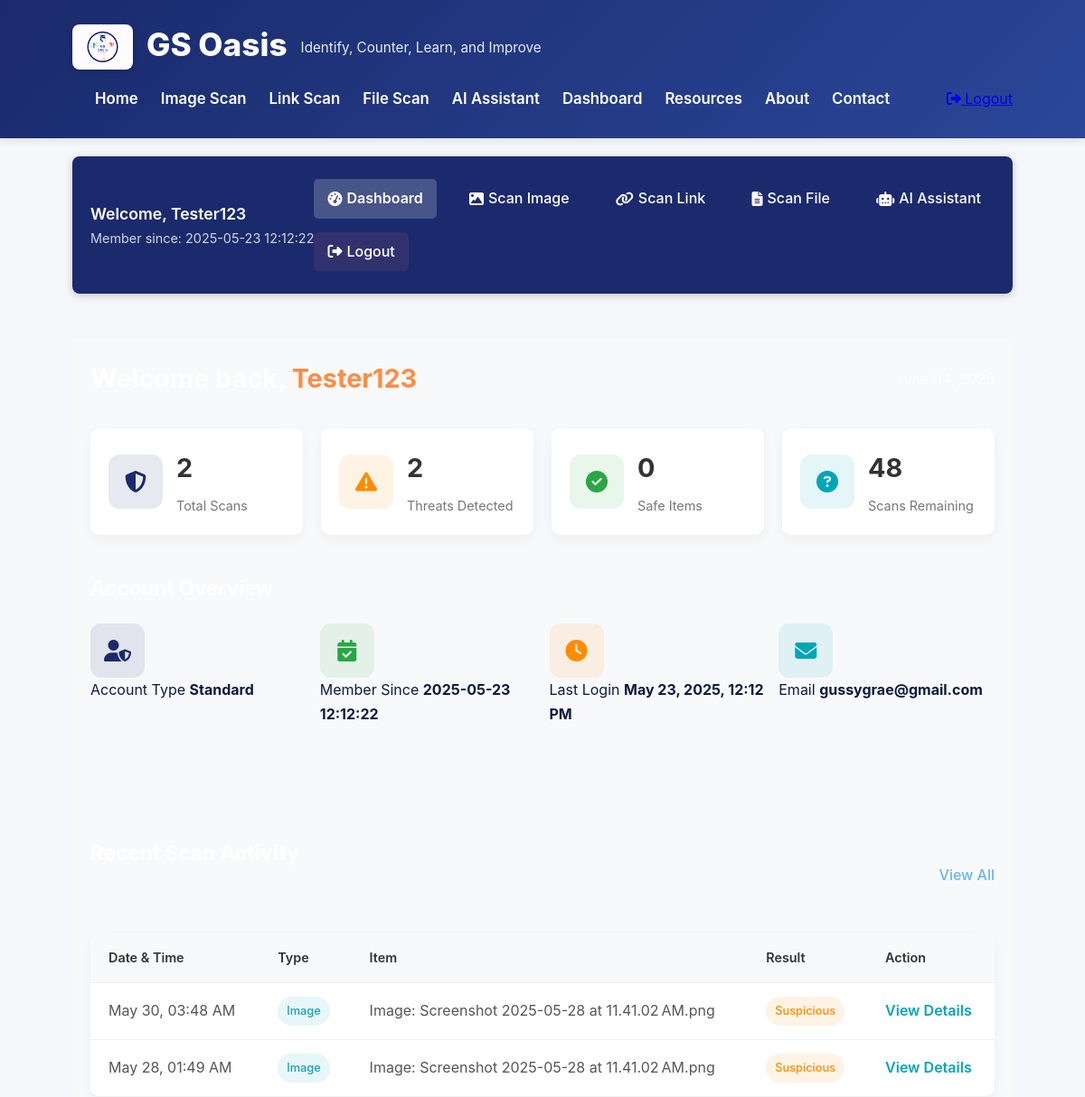
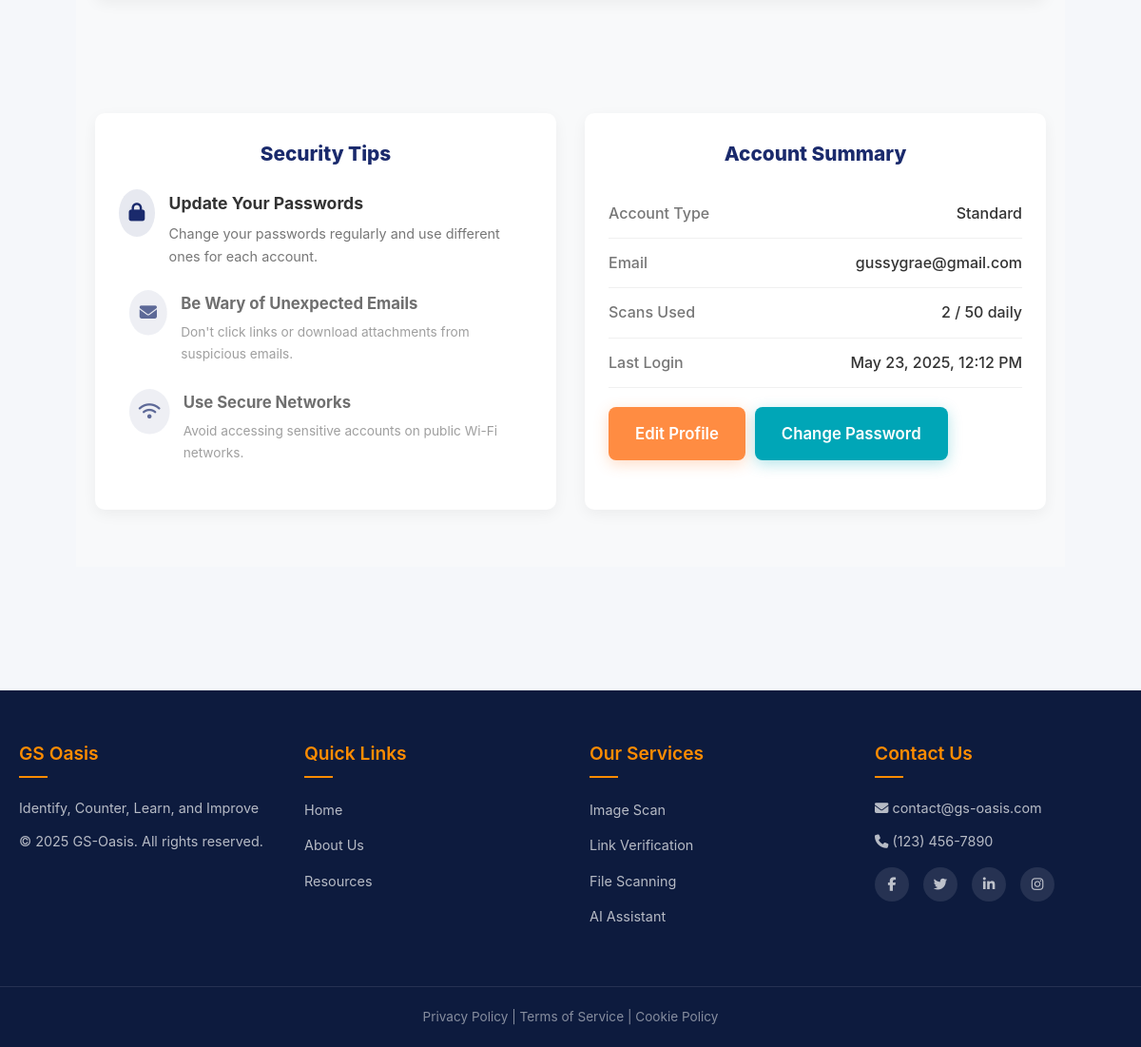
The app's page /dashboard (signed in) with its own data (2 pictures, top to bottom).
### tables this page shows
CREATE TABLE users (
                id INTEGER PRIMARY KEY AUTOINCREMENT,
                username TEXT UNIQUE NOT NULL,
                email TEXT NOT NULL,
                password TEXT NOT NULL
            , created_at TEXT, last_login TEXT, account_type TEXT);

CREATE TABLE scan_history (
                id INTEGER PRIMARY KEY AUTOINCREMENT,
                user_id INTEGER,
                scan_date TEXT DEFAULT CURRENT_TIMESTAMP,
                scan_type TEXT NOT NULL,
                scan_item TEXT NOT NULL,
                result TEXT NOT NULL,
                FOREIGN KEY (user_id) REFERENCES users(id)
            );

### gs-oasis/app.py (the view, shortened to what this page needs)
@app.route('/dashboard')
@login_required
def dashboard():
    username = session.get('username')
    with sqlite3.connect('database.db') as conn:
        cursor = conn.cursor()
        cursor.execute("PRAGMA table_info(users)")
        columns = [col[1] for col in cursor.fetchall()]
        select_fields = ["email"]
        if 'created_at' in columns:
            select_fields.append('created_at')
        if 'last_login' in columns:
            select_fields.append('last_login')
        query = f"SELECT {', '.join(select_fields)} FROM users WHERE username = ?"
        try:
            cursor.execute(query, (username,))
            user_data = cursor.fetchone()
            if user_data:
                email = user_data[0]
                join_date = "N/A"
                last_login = "N/A"
                field_index = 1
                if 'created_at' in columns and len(user_data) > field_index:
                    join_date = user_data[field_index] if user_data[field_index] else "N/A"
                    field_index += 1
                if 'last_login' in columns and len(user_data) > field_index:
                    last_login = user_data[field_index] if user_data[field_index] else "N/A"
            else:
                email = "N/A"
                join_date = "N/A"
                last_login = "N/A"
        except sqlite3.Error as e:
            print(f"Database error: {str(e)}")
            email = "N/A"
            join_date = "N/A"
            last_login = "N/A"
        user_id = session.get('user_id')
        try:
            cursor.execute("SELECT COUNT(*) FROM scan_history WHERE user_id = ?", (user_id,))
            scan_count = cursor.fetchone()[0] or 0
            cursor.execute("SELECT COUNT(*) FROM scan_history WHERE user_id = ? AND result LIKE '%suspicious%' OR result LIKE '%danger%' OR result LIKE '%scam%'", (user_id,))
            threat_count = cursor.fetchone()[0] or 0
            cursor.execute("SELECT COUNT(*) FROM scan_history WHERE user_id = ? AND result LIKE '%safe%'", (user_id,))
            safe_count = cursor.fetchone()[0] or 0
            daily_limit = 50  # Could make this dynamic based on account type
            remaining_scans = daily_limit - scan_count if scan_count < daily_limit else 0
        except sqlite3.Error as e:
            print(f"Error fetching scan statistics: {e}")
            scan_count = 0
            threat_count = 0
            safe_count = 0
            remaining_scans = 50
        if last_login != "N/A":
            try:
                login_time = time.strptime(last_login, "%Y-%m-%d %H:%M:%S")
                today = time.strftime("%Y-%m-%d")
                if time.strftime("%Y-%m-%d", login_time) == today:
                    last_login = "Today, " + time.strftime("%I:%M %p", login_time)
                else:
                    last_login = time.strftime("%b %d, %Y, %I:%M %p", login_time)
            except:
                pass
        current_date = time.strftime("%B %d, %Y")
        recent_activities = []
        try:
            cursor.execute("""
                SELECT scan_date, scan_type, scan_item, result
                FROM scan_history
                WHERE user_id = ?
                ORDER BY scan_date DESC LIMIT 10
            """, (user_id,))
            history_items = cursor.fetchall()
            for item in history_items:
                scan_date, scan_type, scan_item, result = item
                try:
                    item_date = time.strptime(scan_date, "%Y-%m-%d %H:%M:%S")
                    today = time.strftime("%Y-%m-%d")
                    yesterday = time.strftime("%Y-%m-%d", time.localtime(time.time() - 86400))
                    if time.strftime("%Y-%m-%d", item_date) == today:
                        formatted_date = "Today, " + time.strftime("%I:%M %p", item_date)
                    elif time.strftime("%Y-%m-%d", item_date) == yesterday:
                        formatted_date = "Yesterday, " + time.strftime("%I:%M %p", item_date)
                    else:
                        formatted_date = time.strftime("%b %d, %I:%M %p", item_date)
                except:
                    formatted_date = scan_date
                result_category = "safe"
                if "suspicious" in result.lower() or "warning" in result.lower():
                    result_category = "suspicious"
                elif "danger" in result.lower() or "scam" in result.lower() or "threat" in result.lower():
                    result_category = "dangerous"
                recent_activities.append({
                    "date": formatted_date,
                    "type": scan_type,
                    "item": scan_item,
                    "result": result_category
                })
        except sqlite3.Error as e:
            print(f"Error fetching scan history: {e}")
            recent_activities = [{
                "date": "No scan history available",
                "type": "none",
                "item": "Database error occurred",
                "result": "none"
            }]
    return render_template('dashboard.html',
                          username=username,
                          email=email,
                          join_date=join_date,
                          current_date=current_date,
                          scan_count=scan_count,
                          threat_count=threat_count,
                          safe_count=safe_count,
                          remaining_scans=remaining_scans,
                          last_login=last_login,
                          recent_activities=recent_activities)

### gs-oasis/templates/dashboard.html
{% extends 'base.html' %}
{% block content %}
<div class="dashboard-container">
    <div class="dashboard-topnav">
        <div class="user-info">
            <span class="welcome-message">Welcome, {{ username }}</span>
            <span class="member-since">Member since: {{ join_date }}</span>
        </div>
        <nav class="top-nav">
            <a href="{{ url_for('dashboard') }}" class="active"><i class="fas fa-tachometer-alt"></i> Dashboard</a>
            <a href="{{ url_for('scan_image') }}"><i class="fas fa-image"></i> Scan Image</a>
            <a href="{{ url_for('scan_link') }}"><i class="fas fa-link"></i> Scan Link</a>
            <a href="{{ url_for('scan_file') }}"><i class="fas fa-file-alt"></i> Scan File</a>
            <a href="{{ url_for('ai_assistant') }}"><i class="fas fa-robot"></i> AI Assistant</a>
            <a href="{{ url_for('logout') }}" class="logout-btn"><i class="fas fa-sign-out-alt"></i> Logout</a>
        </nav>
    </div>
    <div class="dashboard-main">
        <div class="dashboard-header">
            <h1>Welcome back, <span class="highlight">{{ username }}</span></h1>
            <div class="date">{{ current_date }}</div>
        </div>
        <div class="stats-overview">
            <div class="stat-card">
                <div class="stat-icon">
                    <i class="fas fa-shield-alt"></i>
                </div>
                <div class="stat-details">
                    <h3>{{ scan_count }}</h3>
                    <p>Total Scans</p>
                </div>
            </div>
            <div class="stat-card">
                <div class="stat-icon warning">
                    <i class="fas fa-exclamation-triangle"></i>
                </div>
                <div class="stat-details">
                    <h3>{{ threat_count }}</h3>
                    <p>Threats Detected</p>
                </div>
            </div>
            <div class="stat-card">
                <div class="stat-icon success">
                    <i class="fas fa-check-circle"></i>
                </div>
                <div class="stat-details">
                    <h3>{{ safe_count }}</h3>
                    <p>Safe Items</p>
                </div>
            </div>
            <div class="stat-card">
                <div class="stat-icon info">
                    <i class="fas fa-question-circle"></i>
                </div>
                <div class="stat-details">
                    <h3>{{ remaining_scans }}</h3>
                    <p>Scans Remaining</p>
                </div>
            </div>
        </div>
        <div class="quick-actions">
            <h2>Account Overview</h2>
            <div class="action-buttons">
                <div class="account-stat">
                    <div class="stat-icon">
                        <i class="fas fa-user-shield"></i>
                    </div>
                    <div class="stat-info">
                        <span>Account Type</span>
                        <strong>Standard</strong>
                    </div>
                </div>
                <div class="account-stat">
                    <div class="stat-icon success">
                        <i class="fas fa-calendar-check"></i>
                    </div>
                    <div class="stat-info">
                        <span>Member Since</span>
                        <strong>{{ join_date }}</strong>
                    </div>
                </div>
                <div class="account-stat">
                    <div class="stat-icon warning">
                        <i class="fas fa-clock"></i>
                    </div>
                    <div class="stat-info">
                        <span>Last Login</span>
                        <strong>{{ last_login }}</strong>
                    </div>
                </div>
                <div class="account-stat">
                    <div class="stat-icon info">
                        <i class="fas fa-envelope"></i>
                    </div>
                    <div class="stat-info">
                        <span>Email</span>
                        <strong>{{ email }}</strong>
                    </div>
                </div>
            </div>
        </div>
        <section id="history" class="recent-activity">
            <div class="section-header">
                <h2>Recent Scan Activity</h2>
                <a href="#" class="view-all">View All</a>
            </div>
            <div class="activity-table">
                <table>
                    <thead>
                        <tr>
                            <th>Date & Time</th>
                            <th>Type</th>
                            <th>Item</th>
                            <th>Result</th>
                            <th>Action</th>
                        </tr>
                    </thead>
                    <tbody>
                        {% for activity in recent_activities %}
                        <tr>
                            <td>{{ activity.date }}</td>
                            <td>
                                {% if activity.type == 'image' %}
                                <span class="badge image">Image</span>
                                {% elif activity.type == 'link' %}
                                <span class="badge link">Link</span>
                                {% elif activity.type == 'file' %}
                                <span class="badge file">File</span>
                                {% endif %}
                            </td>
                            <td>{{ activity.item }}</td>
                            <td>
                                {% if activity.result == 'safe' %}
                                <span class="badge success">Safe</span>
                                {% elif activity.result == 'suspicious' %}
                                <span class="badge warning">Suspicious</span>
                                {% elif activity.result == 'dangerous' %}
                                <span class="badge danger">Dangerous</span>
                                {% endif %}
                            </td>
                            <td><a href="#" class="btn-text">View Details</a></td>
                        </tr>
                        {% endfor %}
                    </tbody>
                </table>
            </div>
        </section>
        <div class="dashboard-row">
            <section id="security" class="security-tips">
                <h2>Security Tips</h2>
                <div class="tip-list">
                    <div class="tip-item">
                        <div class="tip-icon"><i class="fas fa-lock"></i></div>
                        <div class="tip-content">
                            <h3>Update Your Passwords</h3>
                            <p>Change your passwords regularly and use different ones for each account.</p>
                        </div>
                    </div>
                    <div class="tip-item">
                        <div class="tip-icon"><i class="fas fa-envelope"></i></div>
                        <div class="tip-content">
                            <h3>Be Wary of Unexpected Emails</h3>
                            <p>Don't click links or download attachments from suspicious emails.</p>
                        </div>
                    </div>
                    <div class="tip-item">
                        <div class="tip-icon"><i class="fas fa-wifi"></i></div>
                        <div class="tip-content">
                            <h3>Use Secure Networks</h3>
                            <p>Avoid accessing sensitive accounts on public Wi-Fi networks.</p>
                        </div>
                    </div>
                </div>
            </section>
            <section id="settings" class="account-summary">
                <h2>Account Summary</h2>
                <div class="account-details">
                    <div class="detail-row">
                        <div class="detail-label">Account Type</div>
                        <div class="detail-value">Standard</div>
                    </div>
                    <div class="detail-row">
                        <div class="detail-label">Email</div>
                        <div class="detail-value">{{ email }}</div>
                    </div>
                    <div class="detail-row">
                        <div class="detail-label">Scans Used</div>
                        <div class="detail-value">{{ scan_count }} / 50 daily</div>
                    </div>
                    <div class="detail-row">
                        <div class="detail-label">Last Login</div>
                        <div class="detail-value">{{ last_login }}</div>
                    </div>
                    <div class="detail-buttons">
                        <a href="#" class="btn btn-primary">Edit Profile</a>
                        <a href="#" class="btn btn-secondary">Change Password</a>
                    </div>
                </div>
            </section>
        </div>
    </div>
</div>
{% endblock %}

### records on screen
users: username "Tester123", created_at "2025-05-23 12:12:22", email "gussygrae@gmail.com"
scan_history: date "May 30, 03:48 AM", scan_type "Image", item "Image: Screenshot 2025-05-28 at 11.41.02 AM.png", shows "Suspicious"
scan_history: date "May 28, 01:49 AM", scan_type "Image", item "Image: Screenshot 2025-05-28 at 11.41.02 AM.png", shows "Suspicious"

### other values on screen
{{ scan_count }} "2"
{{ threat_count }} "2"
{{ safe_count }} "0"
{{ remaining_scans }} "48"
{{ last_login }} "May 23, 2025, 12:12 PM"
